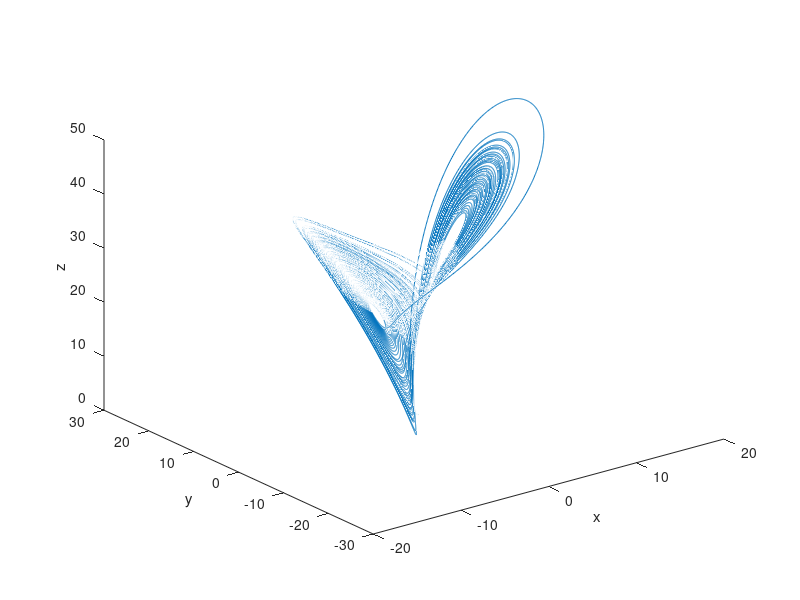
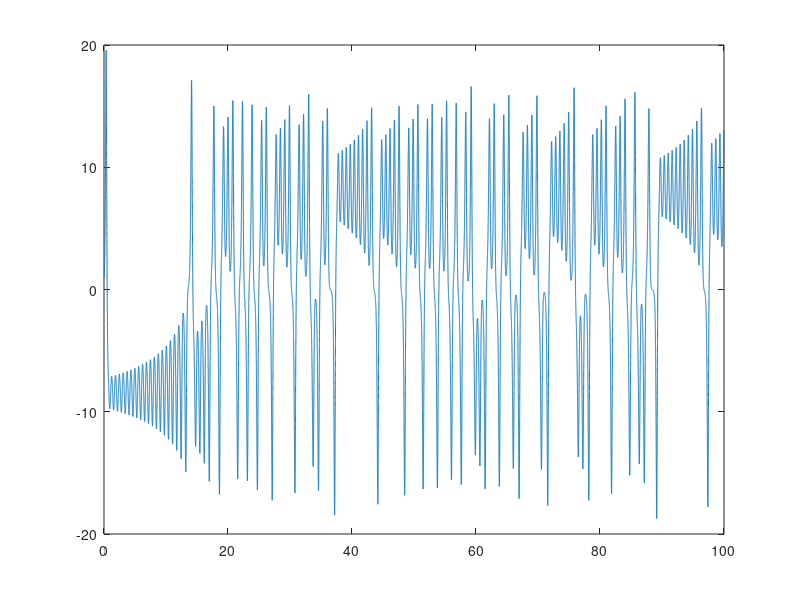
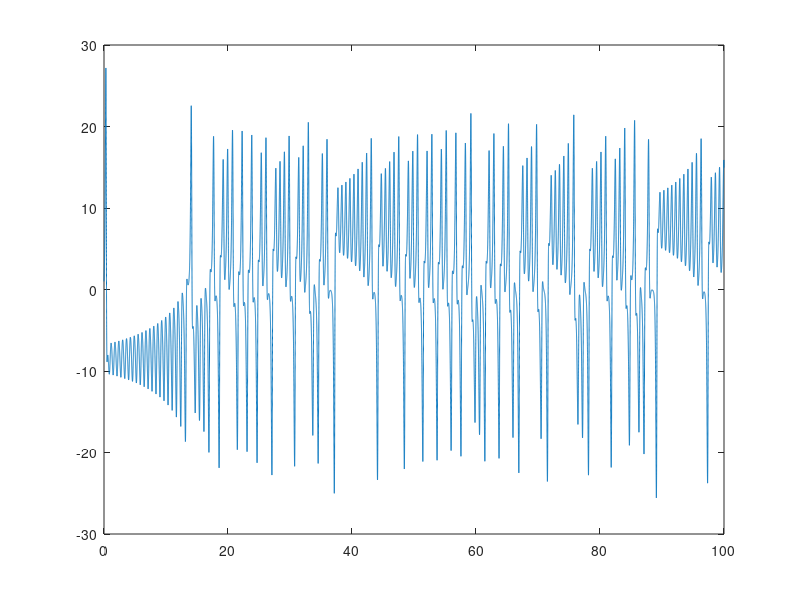
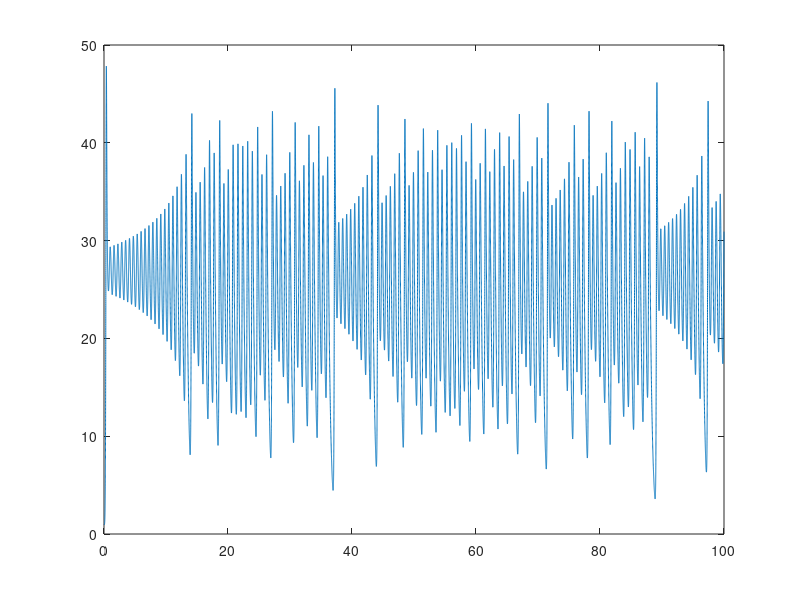

Reproduce these figures in MATLAB, in order.
% Lorenz Equations Script
clear; close all;

% parameters
sigma   = 10;
rho     = 28;
beta    = 8/3;

% equation
x_dot = @(t,x)  [   -sigma*(x(1) - x(2));
                    rho*x(1) - x(2) - x(1)*x(3);
                    x(1)*x(2) - beta*x(3);  ];

% solution
T   = 100;
x0  = [1; 1; 1;];

options = odeset('RelTol', 1e-8, 'MaxStep', 0.05);
[t, x]  = ode23(x_dot, [0,T], x0, options);

figure
plot3(x(:,1), x(:,2), x(:,3));
xlabel('x');
ylabel('y');
zlabel('z');

figure
plot(t, x(:,1));
figure
plot(t, x(:,2));
figure
plot(t, x(:,3));

derivatives = zeros(3,length(t));
for i=1:length(t)
    derivatives(:,i) = x_dot(0,x(i,:));
end
figure
plot(t, derivatives (1,:));
hold on
plot(t, derivatives (2,:));
hold on
plot(t, derivatives (3,:));